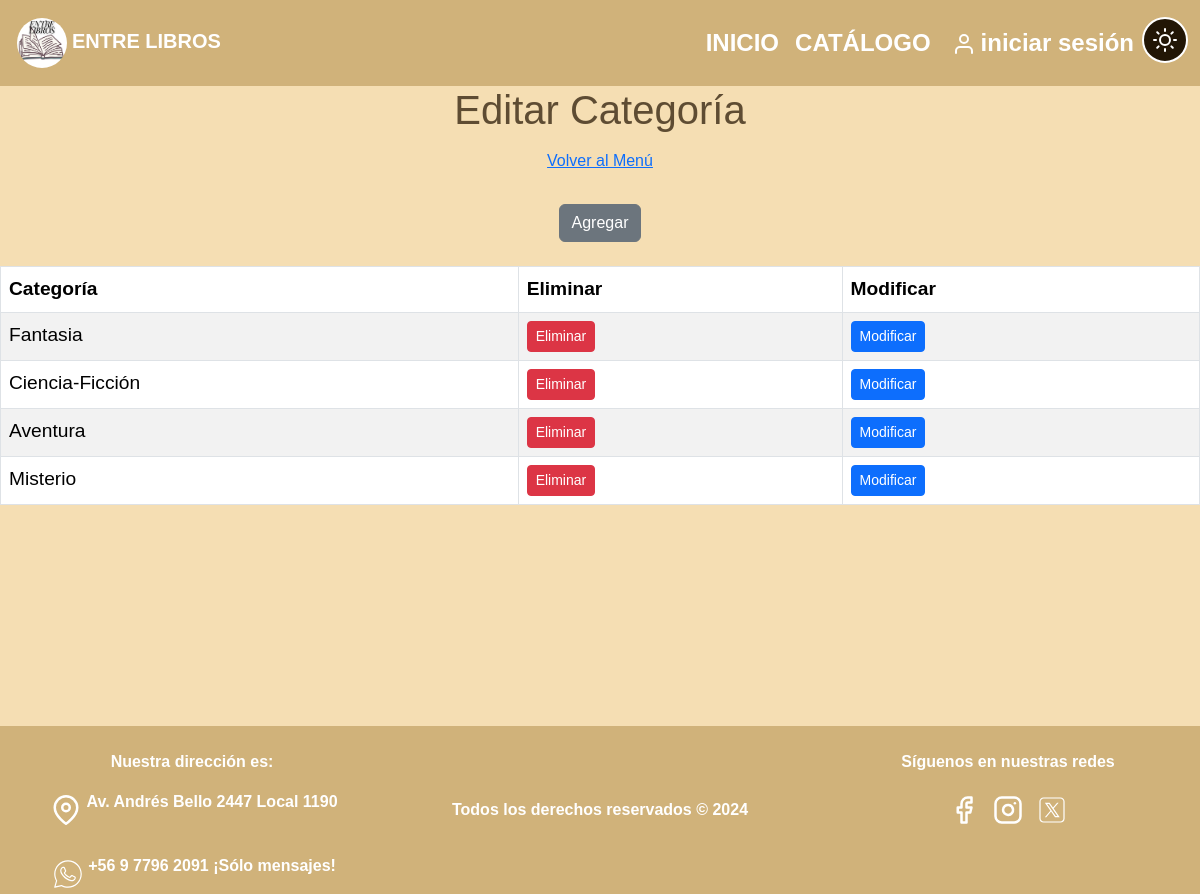
Page /entreLibros/crud_categoria on the earlier database version.
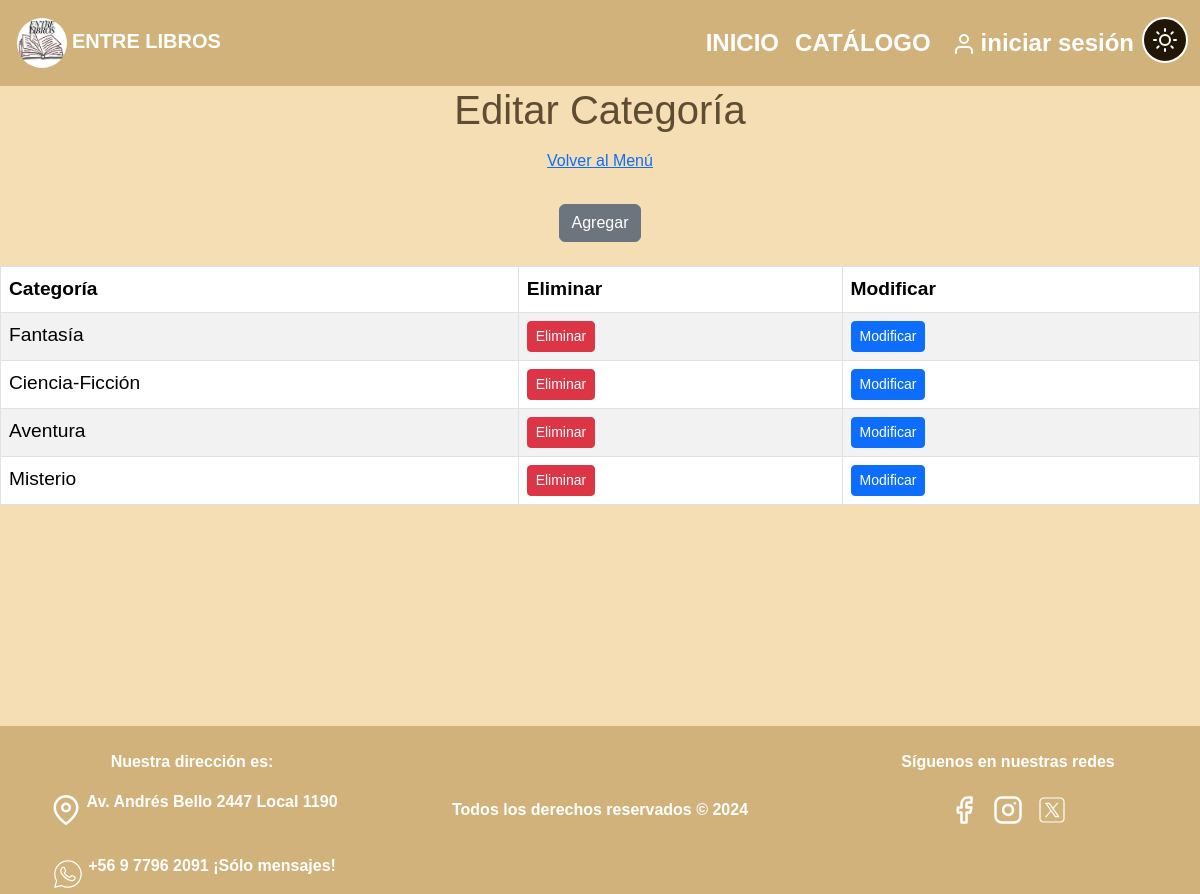
Same page on the later database version.
### entreLibros/models.py (models this page shows, shortened)
class Categoria(models.Model):
    id_categoria        = models.AutoField(db_column='idCategoria', primary_key=True)
    nombre_categoria    = models.CharField(max_length=50, blank=False, null=False)

### entreLibros/views.py (the view)
# urls.py: path('crud_categoria', views.crud_categoria, name='crud_categoria'),
def crud_categoria(request):
    categorias = Categoria.objects.all()
    context = {'categorias': categorias}
    print("Enviando datos categorias_list")
    return render(request, 'entreLibros/categoria_list.html', context)

### entreLibros/templates/entreLibros/categoria_list.html (shortened to what the changed rows need)
<!DOCTYPE html>
<html lang="es">
  <head>
    {% load static %}
    <link rel="stylesheet" href="{% static 'CSS/style.css'%}" />
    <link rel="stylesheet" href="{% static 'CSS/styleCrud.css' %}" />
    <link
      href="https://cdn.jsdelivr.net/npm/bootstrap@5.3.3/dist/css/bootstrap.min.css"
      rel="stylesheet"
    />
  </head>
  <body>
    <div class="contenido" id="contenido">
      <h1 class="text-center">Editar Categoría</h1>
      <div class="table-responsive">
        <table class="table table-striped table-bordered">
          {% if categorias %}
          <thead>
            <tr>
              <th>Categoría</th>
              <th>Eliminar</th>
              <th>Modificar</th>
            </tr>
          </thead>
          <tbody>
            {% for x in categorias %}
            <tr>
              <td>{{ x.nombre_categoria }}</td>
              <td>
                <a
                  href="{% url 'categoria_del' pk=x.id_categoria %}"
                  class="btn btn-danger btn-sm"
                  >Eliminar</a
                >
              </td>
              <td>
                <a
                  href="{% url 'categoria_edit' pk=x.id_categoria %}"
                  class="btn btn-primary btn-sm"
                  >Modificar</a
                >
              </td>
            </tr>
            {% endfor %}
          </tbody>
          {% else %}
          <tr>
            <td colspan="9" class="text-center">No hay usuarios disponibles</td>
          </tr>
          {% endif %}
        </table>
      </div>
    </div>
  </body>
</html>

Differences in the rows shown:
changed Categoria: nombre_categoria "Fantasia" → "Fantasía"
